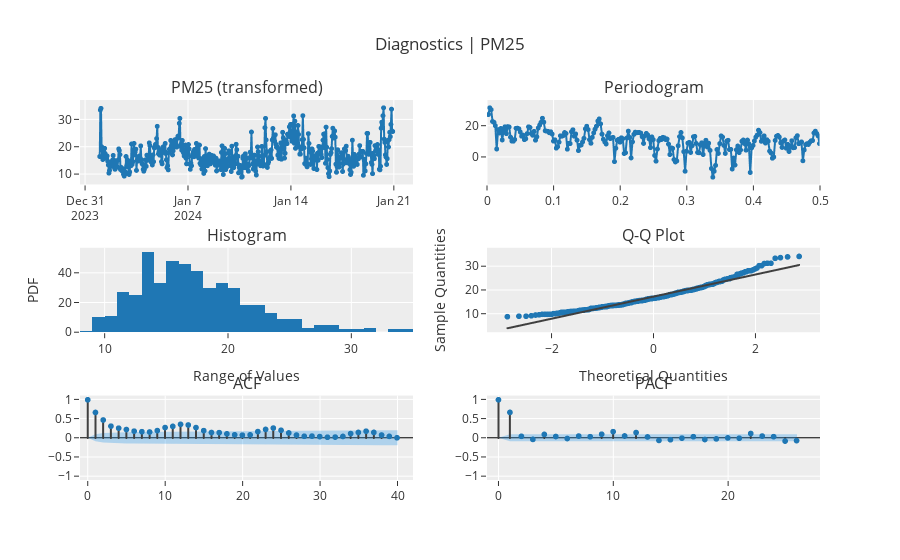

The cell this chart's notebook holds for it:
### Code cell
plot_model(plot='diagnostics')

### Figure 1 — Plotly figure (JSON) as saved in the notebook; plotly's stock layout.template omitted (floating-point values rounded to 4 significant figures; data arrays with more than 128 entries replaced by an {"elided": "..."} marker saying what was removed)
{"data": [{"line": {"color": "rgb(31, 119, 180)", "width": 2}, "marker": {"color": "rgb(31, 119, 180)", "size": 5}, "mode": "lines+markers", "name": "PM25 (transformed)", "showlegend": false, "type": "scattergl", "x": {"elided": "480 str values"}, "xaxis": "x", "y": {"elided": "480 float values"}, "yaxis": "y"}, {"hoverinfo": "text", "hovertext": {"elided": "240 str values"}, "line": {"color": "#1f77b4", "width": 2}, "marker": {"size": 5}, "mode": "lines+markers", "name": "PM25 (transformed)", "showlegend": false, "type": "scattergl", "x": {"elided": "240 float values"}, "xaxis": "x2", "y": {"elided": "240 float values"}, "yaxis": "y2"}, {"alignmentgroup": "True", "bingroup": "x", "hovertemplate": "variable=PM25 (transformed)<br>value=%{x}<br>count=%{y}<extra></extra>", "legendgroup": "PM25 (transformed)", "marker": {"color": "#1f77b4", "pattern": {"shape": ""}}, "name": "PM25 (transformed)", "offsetgroup": "PM25 (transformed)", "orientation": "v", "showlegend": false, "type": "histogram", "x": {"elided": "480 float values"}, "xaxis": "x3", "yaxis": "y3"}, {"marker": {"color": "#1f77b4"}, "mode": "markers", "name": "PM25 (transformed)", "showlegend": false, "type": "scattergl", "x": {"elided": "480 float values"}, "xaxis": "x4", "y": {"elided": "480 float values"}, "yaxis": "y4"}, {"line": {"color": "#3f3f3f"}, "mode": "lines", "name": "PM25 (transformed)", "showlegend": false, "type": "scattergl", "x": {"elided": "480 float values"}, "xaxis": "x4", "y": {"elided": "480 float values"}, "yaxis": "y4"}, {"line": {"color": "#3f3f3f"}, "mode": "lines", "name": "ACF", "showlegend": false, "type": "scattergl", "x": [0, 0], "xaxis": "x5", "y": [0, 1], "yaxis": "y5"}, {"line": {"color": "#3f3f3f"}, "mode": "lines", "name": "ACF", "showlegend": false, "type": "scattergl", "x": [1, 1], "xaxis": "x5", "y": [0, 0.6689], "yaxis": "y5"}, {"line": {"color": "#3f3f3f"}, "mode": "lines", "name": "ACF", "showlegend": false, "type": "scattergl", "x": [2, 2], "xaxis": "x5", "y": [0, 0.4711], "yaxis": "y5"}, {"line": {"color": "#3f3f3f"}, "mode": "lines", "name": "ACF", "showlegend": false, "type": "scattergl", "x": [3, 3], "xaxis": "x5", "y": [0, 0.31], "yaxis": "y5"}, {"line": {"color": "#3f3f3f"}, "mode": "lines", "name": "ACF", "showlegend": false, "type": "scattergl", "x": [4, 4], "xaxis": "x5", "y": [0, 0.257], "yaxis": "y5"}, {"line": {"color": "#3f3f3f"}, "mode": "lines", "name": "ACF", "showlegend": false, "type": "scattergl", "x": [5, 5], "xaxis": "x5", "y": [0, 0.2222], "yaxis": "y5"}, {"line": {"color": "#3f3f3f"}, "mode": "lines", "name": "ACF", "showlegend": false, "type": "scattergl", "x": [6, 6], "xaxis": "x5", "y": [0, 0.1792], "yaxis": "y5"}, {"line": {"color": "#3f3f3f"}, "mode": "lines", "name": "ACF", "showlegend": false, "type": "scattergl", "x": [7, 7], "xaxis": "x5", "y": [0, 0.1656], "yaxis": "y5"}, {"line": {"color": "#3f3f3f"}, "mode": "lines", "name": "ACF", "showlegend": false, "type": "scattergl", "x": [8, 8], "xaxis": "x5", "y": [0, 0.1572], "yaxis": "y5"}, {"line": {"color": "#3f3f3f"}, "mode": "lines", "name": "ACF", "showlegend": false, "type": "scattergl", "x": [9, 9], "xaxis": "x5", "y": [0, 0.1942], "yaxis": "y5"}, {"line": {"color": "#3f3f3f"}, "mode": "lines", "name": "ACF", "showlegend": false, "type": "scattergl", "x": [10, 10], "xaxis": "x5", "y": [0, 0.2736], "yaxis": "y5"}, {"line": {"color": "#3f3f3f"}, "mode": "lines", "name": "ACF", "showlegend": false, "type": "scattergl", "x": [11, 11], "xaxis": "x5", "y": [0, 0.3043], "yaxis": "y5"}, {"line": {"color": "#3f3f3f"}, "mode": "lines", "name": "ACF", "showlegend": false, "type": "scattergl", "x": [12, 12], "xaxis": "x5", "y": [0, 0.3571], "yaxis": "y5"}, {"line": {"color": "#3f3f3f"}, "mode": "lines", "name": "ACF", "showlegend": false, "type": "scattergl", "x": [13, 13], "xaxis": "x5", "y": [0, 0.3401], "yaxis": "y5"}, {"line": {"color": "#3f3f3f"}, "mode": "lines", "name": "ACF", "showlegend": false, "type": "scattergl", "x": [14, 14], "xaxis": "x5", "y": [0, 0.2729], "yaxis": "y5"}, {"line": {"color": "#3f3f3f"}, "mode": "lines", "name": "ACF", "showlegend": false, "type": "scattergl", "x": [15, 15], "xaxis": "x5", "y": [0, 0.193], "yaxis": "y5"}, {"line": {"color": "#3f3f3f"}, "mode": "lines", "name": "ACF", "showlegend": false, "type": "scattergl", "x": [16, 16], "xaxis": "x5", "y": [0, 0.1443], "yaxis": "y5"}, {"line": {"color": "#3f3f3f"}, "mode": "lines", "name": "ACF", "showlegend": false, "type": "scattergl", "x": [17, 17], "xaxis": "x5", "y": [0, 0.1411], "yaxis": "y5"}, {"line": {"color": "#3f3f3f"}, "mode": "lines", "name": "ACF", "showlegend": false, "type": "scattergl", "x": [18, 18], "xaxis": "x5", "y": [0, 0.108], "yaxis": "y5"}, {"line": {"color": "#3f3f3f"}, "mode": "lines", "name": "ACF", "showlegend": false, "type": "scattergl", "x": [19, 19], "xaxis": "x5", "y": [0, 0.0831], "yaxis": "y5"}, {"line": {"color": "#3f3f3f"}, "mode": "lines", "name": "ACF", "showlegend": false, "type": "scattergl", "x": [20, 20], "xaxis": "x5", "y": [0, 0.07482], "yaxis": "y5"}, {"line": {"color": "#3f3f3f"}, "mode": "lines", "name": "ACF", "showlegend": false, "type": "scattergl", "x": [21, 21], "xaxis": "x5", "y": [0, 0.08206], "yaxis": "y5"}, {"line": {"color": "#3f3f3f"}, "mode": "lines", "name": "ACF", "showlegend": false, "type": "scattergl", "x": [22, 22], "xaxis": "x5", "y": [0, 0.1678], "yaxis": "y5"}, {"line": {"color": "#3f3f3f"}, "mode": "lines", "name": "ACF", "showlegend": false, "type": "scattergl", "x": [23, 23], "xaxis": "x5", "y": [0, 0.2245], "yaxis": "y5"}, {"line": {"color": "#3f3f3f"}, "mode": "lines", "name": "ACF", "showlegend": false, "type": "scattergl", "x": [24, 24], "xaxis": "x5", "y": [0, 0.2593], "yaxis": "y5"}, {"line": {"color": "#3f3f3f"}, "mode": "lines", "name": "ACF", "showlegend": false, "type": "scattergl", "x": [25, 25], "xaxis": "x5", "y": [0, 0.2024], "yaxis": "y5"}, {"line": {"color": "#3f3f3f"}, "mode": "lines", "name": "ACF", "showlegend": false, "type": "scattergl", "x": [26, 26], "xaxis": "x5", "y": [0, 0.1319], "yaxis": "y5"}, {"line": {"color": "#3f3f3f"}, "mode": "lines", "name": "ACF", "showlegend": false, "type": "scattergl", "x": [27, 27], "xaxis": "x5", "y": [0, 0.07659], "yaxis": "y5"}, {"line": {"color": "#3f3f3f"}, "mode": "lines", "name": "ACF", "showlegend": false, "type": "scattergl", "x": [28, 28], "xaxis": "x5", "y": [0, 0.04491], "yaxis": "y5"}, {"line": {"color": "#3f3f3f"}, "mode": "lines", "name": "ACF", "showlegend": false, "type": "scattergl", "x": [29, 29], "xaxis": "x5", "y": [0, 0.04983], "yaxis": "y5"}, {"line": {"color": "#3f3f3f"}, "mode": "lines", "name": "ACF", "showlegend": false, "type": "scattergl", "x": [30, 30], "xaxis": "x5", "y": [0, 0.03654], "yaxis": "y5"}, {"line": {"color": "#3f3f3f"}, "mode": "lines", "name": "ACF", "showlegend": false, "type": "scattergl", "x": [31, 31], "xaxis": "x5", "y": [0, 0.02065], "yaxis": "y5"}, {"line": {"color": "#3f3f3f"}, "mode": "lines", "name": "ACF", "showlegend": false, "type": "scattergl", "x": [32, 32], "xaxis": "x5", "y": [0, 0.02349], "yaxis": "y5"}, {"line": {"color": "#3f3f3f"}, "mode": "lines", "name": "ACF", "showlegend": false, "type": "scattergl", "x": [33, 33], "xaxis": "x5", "y": [0, 0.03989], "yaxis": "y5"}, {"line": {"color": "#3f3f3f"}, "mode": "lines", "name": "ACF", "showlegend": false, "type": "scattergl", "x": [34, 34], "xaxis": "x5", "y": [0, 0.1166], "yaxis": "y5"}, {"line": {"color": "#3f3f3f"}, "mode": "lines", "name": "ACF", "showlegend": false, "type": "scattergl", "x": [35, 35], "xaxis": "x5", "y": [0, 0.1457], "yaxis": "y5"}, {"line": {"color": "#3f3f3f"}, "mode": "lines", "name": "ACF", "showlegend": false, "type": "scattergl", "x": [36, 36], "xaxis": "x5", "y": [0, 0.1773], "yaxis": "y5"}, {"line": {"color": "#3f3f3f"}, "mode": "lines", "name": "ACF", "showlegend": false, "type": "scattergl", "x": [37, 37], "xaxis": "x5", "y": [0, 0.1462], "yaxis": "y5"}, {"line": {"color": "#3f3f3f"}, "mode": "lines", "name": "ACF", "showlegend": false, "type": "scattergl", "x": [38, 38], "xaxis": "x5", "y": [0, 0.07745], "yaxis": "y5"}, {"line": {"color": "#3f3f3f"}, "mode": "lines", "name": "ACF", "showlegend": false, "type": "scattergl", "x": [39, 39], "xaxis": "x5", "y": [0, 0.04228], "yaxis": "y5"}, {"line": {"color": "#3f3f3f"}, "mode": "lines", "name": "ACF", "showlegend": false, "type": "scattergl", "x": [40, 40], "xaxis": "x5", "y": [0, 0.005911], "yaxis": "y5"}, {"marker": {"color": "#1f77b4", "size": 6}, "mode": "markers", "name": "ACF", "showlegend": false, "type": "scattergl", "x": [0, 1, 2, 3, 4, 5, 6, 7, 8, 9, 10, 11, 12, 13, 14, 15, 16, 17, 18, 19, 20, 21, 22, 23, 24, 25, 26, 27, 28, 29, 30, 31, 32, 33, 34, 35, 36, 37, 38, 39, 40], "xaxis": "x5", "y": [1, 0.6689, 0.4711, 0.31, 0.257, 0.2222, 0.1792, 0.1656, 0.1572, 0.1942, 0.2736, 0.3043, 0.3571, 0.3401, 0.2729, 0.193, 0.1443, 0.1411, 0.108, 0.0831, 0.07482, 0.08206, 0.1678, 0.2245, 0.2593, 0.2024, 0.1319, 0.07659, 0.04491, 0.04983, 0.03654, 0.02065, 0.02349, 0.03989, 0.1166, 0.1457, 0.1773, 0.1462, 0.07745, 0.04228, 0.005911], "yaxis": "y5"}, {"line": {"color": "rgba(255,255,255,0)"}, "mode": "lines", "name": "UC", "showlegend": false, "type": "scatter", "x": [0, 1, 2, 3, 4, 5, 6, 7, 8, 9, 10, 11, 12, 13, 14, 15, 16, 17, 18, 19, 20, 21, 22, 23, 24, 25, 26, 27, 28, 29, 30, 31, 32, 33, 34, 35, 36, 37, 38, 39, 40], "xaxis": "x5", "y": [0, 0.08946, 0.1231, 0.1368, 0.1423, 0.146, 0.1487, 0.1504, 0.1518, 0.1531, 0.1551, 0.1589, 0.1635, 0.1696, 0.175, 0.1784, 0.18, 0.181, 0.1818, 0.1824, 0.1827, 0.1829, 0.1832, 0.1844, 0.1866, 0.1895, 0.1912, 0.1919, 0.1922, 0.1922, 0.1923, 0.1924, 0.1924, 0.1924, 0.1925, 0.1931, 0.1939, 0.1952, 0.1961, 0.1964, 0.1964], "yaxis": "y5"}, {"fill": "tonexty", "fillcolor": "rgba(32, 146, 230,0.3)", "line": {"color": "rgba(255,255,255,0)"}, "mode": "lines", "name": "LC", "showlegend": false, "type": "scatter", "x": [0, 1, 2, 3, 4, 5, 6, 7, 8, 9, 10, 11, 12, 13, 14, 15, 16, 17, 18, 19, 20, 21, 22, 23, 24, 25, 26, 27, 28, 29, 30, 31, 32, 33, 34, 35, 36, 37, 38, 39, 40], "xaxis": "x5", "y": [0, -0.08946, -0.1231, -0.1368, -0.1423, -0.146, -0.1487, -0.1504, -0.1518, -0.1531, -0.1551, -0.1589, -0.1635, -0.1696, -0.175, -0.1784, -0.18, -0.181, -0.1818, -0.1824, -0.1827, -0.1829, -0.1832, -0.1844, -0.1866, -0.1895, -0.1912, -0.1919, -0.1922, -0.1922, -0.1923, -0.1924, -0.1924, -0.1924, -0.1925, -0.1931, -0.1939, -0.1952, -0.1961, -0.1964, -0.1964], "yaxis": "y5"}, {"line": {"color": "#3f3f3f"}, "mode": "lines", "name": "PACF", "showlegend": false, "type": "scattergl", "x": [0, 0], "xaxis": "x6", "y": [0, 1], "yaxis": "y6"}, {"line": {"color": "#3f3f3f"}, "mode": "lines", "name": "PACF", "showlegend": false, "type": "scattergl", "x": [1, 1], "xaxis": "x6", "y": [0, 0.6703], "yaxis": "y6"}, {"line": {"color": "#3f3f3f"}, "mode": "lines", "name": "PACF", "showlegend": false, "type": "scattergl", "x": [2, 2], "xaxis": "x6", "y": [0, 0.04327], "yaxis": "y6"}, {"line": {"color": "#3f3f3f"}, "mode": "lines", "name": "PACF", "showlegend": false, "type": "scattergl", "x": [3, 3], "xaxis": "x6", "y": [0, -0.03714], "yaxis": "y6"}, {"line": {"color": "#3f3f3f"}, "mode": "lines", "name": "PACF", "showlegend": false, "type": "scattergl", "x": [4, 4], "xaxis": "x6", "y": [0, 0.09423], "yaxis": "y6"}, {"line": {"color": "#3f3f3f"}, "mode": "lines", "name": "PACF", "showlegend": false, "type": "scattergl", "x": [5, 5], "xaxis": "x6", "y": [0, 0.03889], "yaxis": "y6"}, {"line": {"color": "#3f3f3f"}, "mode": "lines", "name": "PACF", "showlegend": false, "type": "scattergl", "x": [6, 6], "xaxis": "x6", "y": [0, -0.01309], "yaxis": "y6"}, {"line": {"color": "#3f3f3f"}, "mode": "lines", "name": "PACF", "showlegend": false, "type": "scattergl", "x": [7, 7], "xaxis": "x6", "y": [0, 0.05056], "yaxis": "y6"}, {"line": {"color": "#3f3f3f"}, "mode": "lines", "name": "PACF", "showlegend": false, "type": "scattergl", "x": [8, 8], "xaxis": "x6", "y": [0, 0.03374], "yaxis": "y6"}, {"line": {"color": "#3f3f3f"}, "mode": "lines", "name": "PACF", "showlegend": false, "type": "scattergl", "x": [9, 9], "xaxis": "x6", "y": [0, 0.0993], "yaxis": "y6"}, {"line": {"color": "#3f3f3f"}, "mode": "lines", "name": "PACF", "showlegend": false, "type": "scattergl", "x": [10, 10], "xaxis": "x6", "y": [0, 0.1663], "yaxis": "y6"}, {"line": {"color": "#3f3f3f"}, "mode": "lines", "name": "PACF", "showlegend": false, "type": "scattergl", "x": [11, 11], "xaxis": "x6", "y": [0, 0.05316], "yaxis": "y6"}, {"line": {"color": "#3f3f3f"}, "mode": "lines", "name": "PACF", "showlegend": false, "type": "scattergl", "x": [12, 12], "xaxis": "x6", "y": [0, 0.1426], "yaxis": "y6"}, {"line": {"color": "#3f3f3f"}, "mode": "lines", "name": "PACF", "showlegend": false, "type": "scattergl", "x": [13, 13], "xaxis": "x6", "y": [0, 0.02711], "yaxis": "y6"}, {"line": {"color": "#3f3f3f"}, "mode": "lines", "name": "PACF", "showlegend": false, "type": "scattergl", "x": [14, 14], "xaxis": "x6", "y": [0, -0.06359], "yaxis": "y6"}, {"line": {"color": "#3f3f3f"}, "mode": "lines", "name": "PACF", "showlegend": false, "type": "scattergl", "x": [15, 15], "xaxis": "x6", "y": [0, -0.0444], "yaxis": "y6"}, {"line": {"color": "#3f3f3f"}, "mode": "lines", "name": "PACF", "showlegend": false, "type": "scattergl", "x": [16, 16], "xaxis": "x6", "y": [0, -0.00336], "yaxis": "y6"}, {"line": {"color": "#3f3f3f"}, "mode": "lines", "name": "PACF", "showlegend": false, "type": "scattergl", "x": [17, 17], "xaxis": "x6", "y": [0, 0.03463], "yaxis": "y6"}, {"line": {"color": "#3f3f3f"}, "mode": "lines", "name": "PACF", "showlegend": false, "type": "scattergl", "x": [18, 18], "xaxis": "x6", "y": [0, -0.03968], "yaxis": "y6"}, {"line": {"color": "#3f3f3f"}, "mode": "lines", "name": "PACF", "showlegend": false, "type": "scattergl", "x": [19, 19], "xaxis": "x6", "y": [0, -0.02268], "yaxis": "y6"}, {"line": {"color": "#3f3f3f"}, "mode": "lines", "name": "PACF", "showlegend": false, "type": "scattergl", "x": [20, 20], "xaxis": "x6", "y": [0, 0.002318], "yaxis": "y6"}, {"line": {"color": "#3f3f3f"}, "mode": "lines", "name": "PACF", "showlegend": false, "type": "scattergl", "x": [21, 21], "xaxis": "x6", "y": [0, -0.005836], "yaxis": "y6"}, {"line": {"color": "#3f3f3f"}, "mode": "lines", "name": "PACF", "showlegend": false, "type": "scattergl", "x": [22, 22], "xaxis": "x6", "y": [0, 0.1179], "yaxis": "y6"}, {"line": {"color": "#3f3f3f"}, "mode": "lines", "name": "PACF", "showlegend": false, "type": "scattergl", "x": [23, 23], "xaxis": "x6", "y": [0, 0.05053], "yaxis": "y6"}, {"line": {"color": "#3f3f3f"}, "mode": "lines", "name": "PACF", "showlegend": false, "type": "scattergl", "x": [24, 24], "xaxis": "x6", "y": [0, 0.03559], "yaxis": "y6"}, {"line": {"color": "#3f3f3f"}, "mode": "lines", "name": "PACF", "showlegend": false, "type": "scattergl", "x": [25, 25], "xaxis": "x6", "y": [0, -0.08003], "yaxis": "y6"}, {"line": {"color": "#3f3f3f"}, "mode": "lines", "name": "PACF", "showlegend": false, "type": "scattergl", "x": [26, 26], "xaxis": "x6", "y": [0, -0.06794], "yaxis": "y6"}, {"marker": {"color": "#1f77b4", "size": 6}, "mode": "markers", "name": "PACF", "showlegend": false, "type": "scattergl", "x": [0, 1, 2, 3, 4, 5, 6, 7, 8, 9, 10, 11, 12, 13, 14, 15, 16, 17, 18, 19, 20, 21, 22, 23, 24, 25, 26], "xaxis": "x6", "y": [1, 0.6703, 0.04327, -0.03714, 0.09423, 0.03889, -0.01309, 0.05056, 0.03374, 0.0993, 0.1663, 0.05316, 0.1426, 0.02711, -0.06359, -0.0444, -0.00336, 0.03463, -0.03968, -0.02268, 0.002318, -0.005836, 0.1179, 0.05053, 0.03559, -0.08003, -0.06794], "yaxis": "y6"}, {"line": {"color": "rgba(255,255,255,0)"}, "mode": "lines", "name": "UC", "showlegend": false, "type": "scatter", "x": [0, 1, 2, 3, 4, 5, 6, 7, 8, 9, 10, 11, 12, 13, 14, 15, 16, 17, 18, 19, 20, 21, 22, 23, 24, 25, 26], "xaxis": "x6", "y": [0, 0.08946, 0.08946, 0.08946, 0.08946, 0.08946, 0.08946, 0.08946, 0.08946, 0.08946, 0.08946, 0.08946, 0.08946, 0.08946, 0.08946, 0.08946, 0.08946, 0.08946, 0.08946, 0.08946, 0.08946, 0.08946, 0.08946, 0.08946, 0.08946, 0.08946, 0.08946], "yaxis": "y6"}, {"fill": "tonexty", "fillcolor": "rgba(32, 146, 230,0.3)", "line": {"color": "rgba(255,255,255,0)"}, "mode": "lines", "name": "LC", "showlegend": false, "type": "scatter", "x": [0, 1, 2, 3, 4, 5, 6, 7, 8, 9, 10, 11, 12, 13, 14, 15, 16, 17, 18, 19, 20, 21, 22, 23, 24, 25, 26], "xaxis": "x6", "y": [0, -0.08946, -0.08946, -0.08946, -0.08946, -0.08946, -0.08946, -0.08946, -0.08946, -0.08946, -0.08946, -0.08946, -0.08946, -0.08946, -0.08946, -0.08946, -0.08946, -0.08946, -0.08946, -0.08946, -0.08946, -0.08946, -0.08946, -0.08946, -0.08946, -0.08946, -0.08946], "yaxis": "y6"}], "layout": {"annotations": [{"font": {"size": 16}, "showarrow": false, "text": "PM25 (transformed)", "x": 0.225, "xanchor": "center", "xref": "paper", "y": 1, "yanchor": "bottom", "yref": "paper"}, {"font": {"size": 16}, "showarrow": false, "text": "Periodogram", "x": 0.775, "xanchor": "center", "xref": "paper", "y": 1, "yanchor": "bottom", "yref": "paper"}, {"font": {"size": 16}, "showarrow": false, "text": "Histogram", "x": 0.225, "xanchor": "center", "xref": "paper", "y": 0.6111, "yanchor": "bottom", "yref": "paper"}, {"font": {"size": 16}, "showarrow": false, "text": "Q-Q Plot", "x": 0.775, "xanchor": "center", "xref": "paper", "y": 0.6111, "yanchor": "bottom", "yref": "paper"}, {"font": {"size": 16}, "showarrow": false, "text": "ACF", "x": 0.225, "xanchor": "center", "xref": "paper", "y": 0.2222, "yanchor": "bottom", "yref": "paper"}, {"font": {"size": 16}, "showarrow": false, "text": "PACF", "x": 0.775, "xanchor": "center", "xref": "paper", "y": 0.2222, "yanchor": "bottom", "yref": "paper"}], "showlegend": false, "title": {"text": "Diagnostics | PM25"}, "xaxis": {"anchor": "y", "domain": [0, 0.45]}, "xaxis2": {"anchor": "y2", "domain": [0.55, 1], "range": [0, 0.5]}, "xaxis3": {"anchor": "y3", "domain": [0, 0.45], "title": {"text": "Range of Values"}}, "xaxis4": {"anchor": "y4", "domain": [0.55, 1], "title": {"text": "Theoretical Quantities"}}, "xaxis5": {"anchor": "y5", "domain": [0, 0.45], "range": [-1, 42]}, "xaxis6": {"anchor": "y6", "domain": [0.55, 1], "range": [-1, 28]}, "yaxis": {"anchor": "x", "domain": [0.7778, 1]}, "yaxis2": {"anchor": "x2", "domain": [0.7778, 1]}, "yaxis3": {"anchor": "x3", "domain": [0.3889, 0.6111], "title": {"text": "PDF"}}, "yaxis4": {"anchor": "x4", "domain": [0.3889, 0.6111], "title": {"text": "Sample Quantities"}}, "yaxis5": {"anchor": "x5", "domain": [0, 0.2222], "range": [-1.1, 1.1], "zerolinecolor": "#000000"}, "yaxis6": {"anchor": "x6", "domain": [0, 0.2222], "range": [-1.1, 1.1], "zerolinecolor": "#000000"}}}
